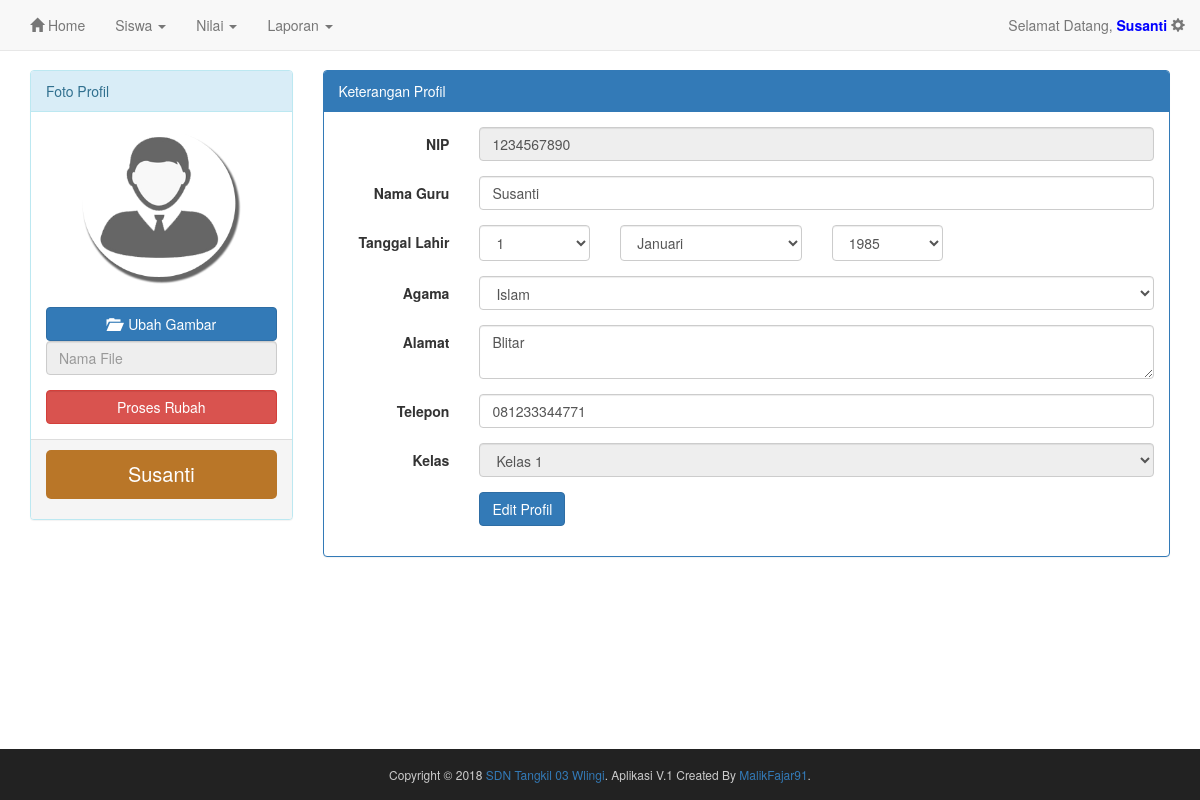
The page /guru-kelas/modul/profil.php (signed in) on the database its author committed.
### tables this page shows
CREATE TABLE `guru_kelas` (
  `nip` varchar(20) NOT NULL,
  `nama_guru` varchar(100) NOT NULL,
  `password` varchar(50) NOT NULL,
  `alamat` varchar(200) NOT NULL,
  `tgl_lahir` date NOT NULL,
  `agama` varchar(20) NOT NULL,
  `telp_guru` varchar(13) NOT NULL,
  `status` varchar(30) NOT NULL,
  `foto` varchar(100) NOT NULL,
  `level` varchar(20) NOT NULL,
  `id_kelas` int(2) NOT NULL DEFAULT '0',
  PRIMARY KEY (`nip`)
);

CREATE TABLE `kelas` (
  `id_kelas` int(2) NOT NULL AUTO_INCREMENT,
  `nama_kelas` varchar(50) NOT NULL,
  PRIMARY KEY (`id_kelas`)
);

### guru-kelas/modul/profil.php (the view, shortened to what this page needs)
<?php
include "../../koneksi.php";
?>
<!doctype html>
<html>
<head>
<link href="../../asset/style.css" type="text/css" rel="stylesheet">
<link href="../../asset/css/bootstrap.min.css" rel="stylesheet">
    <link href="../../asset/source/jquery.fancybox.css" type="text/css" rel="stylesheet" media="screen">
</head>
<body>
	<?php include "header.php"; ?>
    <div class="container" style="margin-top:70px;">
  <div class="row">
 <?php
$query = mysqli_query($koneksi,"SELECT * FROM guru_kelas WHERE nip = '$_SESSION[nip]'");
$data = mysqli_fetch_array($query);
list($tahun,$bulan,$tanggal) = explode('-',$data['tgl_lahir']);
 ?>
    <div class="col-md-3">
                <form action="proses.php" method="post" enctype="multipart/form-data">
                <div class="panel panel-info">
                    <div class="panel-heading">Foto Profil</div>
                        <div class="panel-body" style="overflow:auto;">
                          <center><a href="<?php echo $data['foto'] ?>" class="perbesar "><img src="<?php echo $data['foto'] ?>" width="160px" height="160px" class="img-circle"></a></center>
                          <br>
                          <div class="form-group">
                    <div class="fileUpload btn btn-primary col-md-12">
                        <span><i class="glyphicon glyphicon-folder-open control-label"></i> &nbsp;Ubah Gambar</span>
                    </div>
                      <input id="uploadFile" placeholder="Nama File" disabled onChange="rubah()" class="form-control"/>
                </div>
                  <button type="submit" name="edit-foto" class="btn btn-danger form-control">Proses Rubah</button>
                        </div>
                        <div class="panel-footer"><p style="background:#B97628;width:100%;padding:10px;text-align:center;color:#fff;font-size:20px;border-radius:5px;"><?php echo $_SESSION['nama_guru']?></p></div>
                </div>
                </form>
    </div>
    <div class="col-md-9">
                <div class="panel panel-primary">
                    <div class="panel-heading">Keterangan Profil</div>
                        <div class="panel-body" style="overflow:auto;">
                         <form class="form-horizontal" method="post" action="proses.php" enctype="multipart/form-data">
                              <div class="form-group">
                                <label class="col-sm-2 control-label">NIP</label>
                                <div class="col-sm-10">
                                  <input type="text" class="form-control" id="inputEmail3" placeholder="NIP" name="nip1" value="<?php echo $data['nip']?>" disabled>
                                </div>
                              </div>
                              <div class="form-group">
                                <label for="inputPassword3" class="col-sm-2 control-label">Nama Guru</label>
                                <div class="col-sm-10">
                                  <input type="text" class="form-control" id="inputPassword3" placeholder="Nama Guru" name="nama_guru" value="<?php echo $data['nama_guru']?>">
                                </div>
                              </div>
                              <div class="form-group">
                                <label class="col-sm-2 control-label">Tanggal Lahir</label>
                    <div class="col-sm-2">
            <select name="tgl" size="1" id="tgl" class="form-control">
                <?php
             for ($i=1;$i<=31;$i++)
             {
                if($tanggal==$i) {
                    echo "<option value=".$i." selected>".$i."</option>";
                } else {
                    echo "<option value=".$i.">".$i."</option>";
                }
             }
          ?>
              </select>
              </div>
              <div class="col-sm-3">
             <select name="bln" size="1" id="bln" class="form-control" >
                <?php
             $namabulan=array("","Januari","Pebruari","Maret","April","Mei","Juni","Juli","Agustus","September","Oktober","November","Desember");
             for ($i=1;$i<=12;$i++)
             {
                if($bulan==$i) {
                    echo "<option value=".$i." selected>".$namabulan[$i]."</option>";
                } else {
                    echo "<option value=".$i.">".$namabulan[$i]."</option>";
                }
             }
          ?>
              </select>
              </div>
              <div class="col-sm-2">
              <select name="thn" size="1" id="thn" class="form-control" >
                <?php
             for ($i=1985;$i<=2020;$i++)
             {
                if($tahun==$i) {
                    echo "<option value=".$i." selected>".$i."</option>";
                } else {
                    echo "<option value=".$i.">".$i."</option>";
                }
             }
          ?>
              </select>
                                </div>
                              </div>
                              <div class="form-group">
                                <label for="inputPassword3" class="col-sm-2 control-label">Agama</label>
                                <div class="col-sm-10">
                                  <select name="agama" class="form-control">
                <option value="Islam" <?php if($data['agama'] == 'Islam'){echo 'selected';}?> >Islam</option>
              </select>
                                </div>
                              </div>
                              <div class="form-group">
                                <label for="inputPassword3" class="col-sm-2 control-label">Alamat</label>
                                <div class="col-sm-10">
                                  <textarea name="alamat" class="form-control" placeholder="Alamat"><?php echo $data['alamat']?></textarea>
                                </div>
                              </div>
                              <div class="form-group">
                                <label for="inputPassword3" class="col-sm-2 control-label">Telepon</label>
                                <div class="col-sm-10">
                                  <input type="text" class="form-control" id="inputPassword3" placeholder="Telepon Guru" name="telp_guru" value="<?php echo $data['telp_guru']?>">
                                </div>
                              </div>
                              <div class="form-group">
                  <label class="col-sm-2 control-label">Kelas</label>
                  <div class="col-sm-10">
          		  <select name="id_kelas" class="form-control" disabled>
              			<?php $query1 = mysqli_query($koneksi,"SELECT * FROM kelas");
                		while($data1 = mysqli_fetch_array($query1)){
              			?>
                	<option value="<?php echo $data1['id_kelas'] ?>" <?php if($data1['id_kelas'] == $data['id_kelas']){echo 'selected';}?> ><?php echo $data1['nama_kelas']?></option>
                		<?php } ?>
              	   </select>
                	</div>
                    </div>
                              <div class="form-group">
                                <div class="col-sm-offset-2 col-sm-10">
                                  <button type="submit" class="btn btn-primary" name="edit-profil">Edit Profil</button>
                                </div>
                              </div>
                          </form>
                        </div>
                </div>
  </div>
</div>
<br><br><br>
        <div class="navbar-fixed-bottom footer">
            <?php include "footer.php"; ?>
        </div>
    </div>
</body>
</html>

### asset/style.css (style rules this page uses)
body { margin-top:5px; padding:0px; font-family:Segoe, "Segoe UI", "DejaVu Sans", "Trebuchet MS", Verdana, sans-serif; }
label { width: 150px; float: left; padding:6px; }
.footer { margin: 0px; width: 100%; text-align: center; font-size: 12px; background:#222; }

### guru-kelas/modul/profil.php (style rules this page uses)
.fileUpload { position: relative; overflow: hidden; }

### rows shown on the page
guru_kelas: foto (placeholder picture), nip1 "1234567890", nama_guru "Susanti", agama "Islam", alamat "Blitar", telp_guru "081233344771", id_kelas "Kelas 1"

### other values the page prints
$_SESSION['nama_guru'] "Susanti"
form field tgl "1"
form field bln "Januari"
form field thn "1985"
